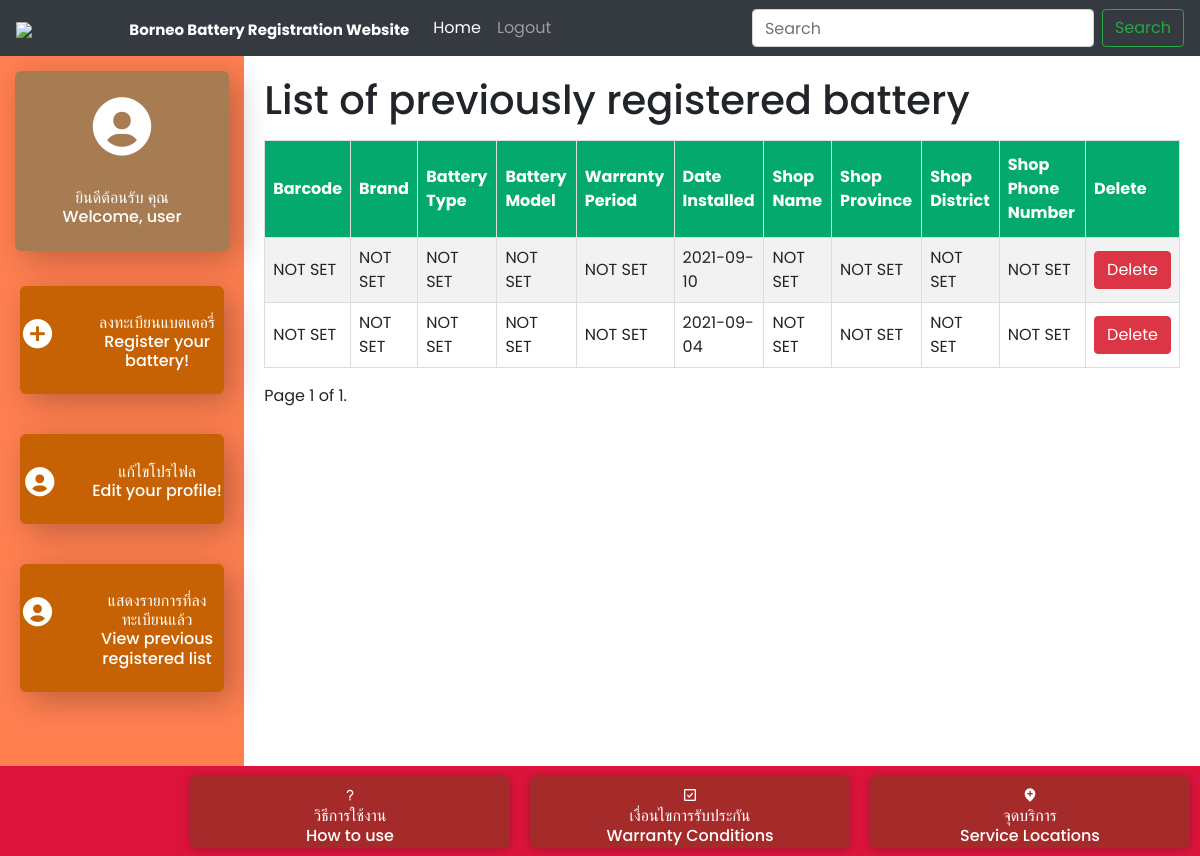
The app's page /index/battery-list (signed in), older data.
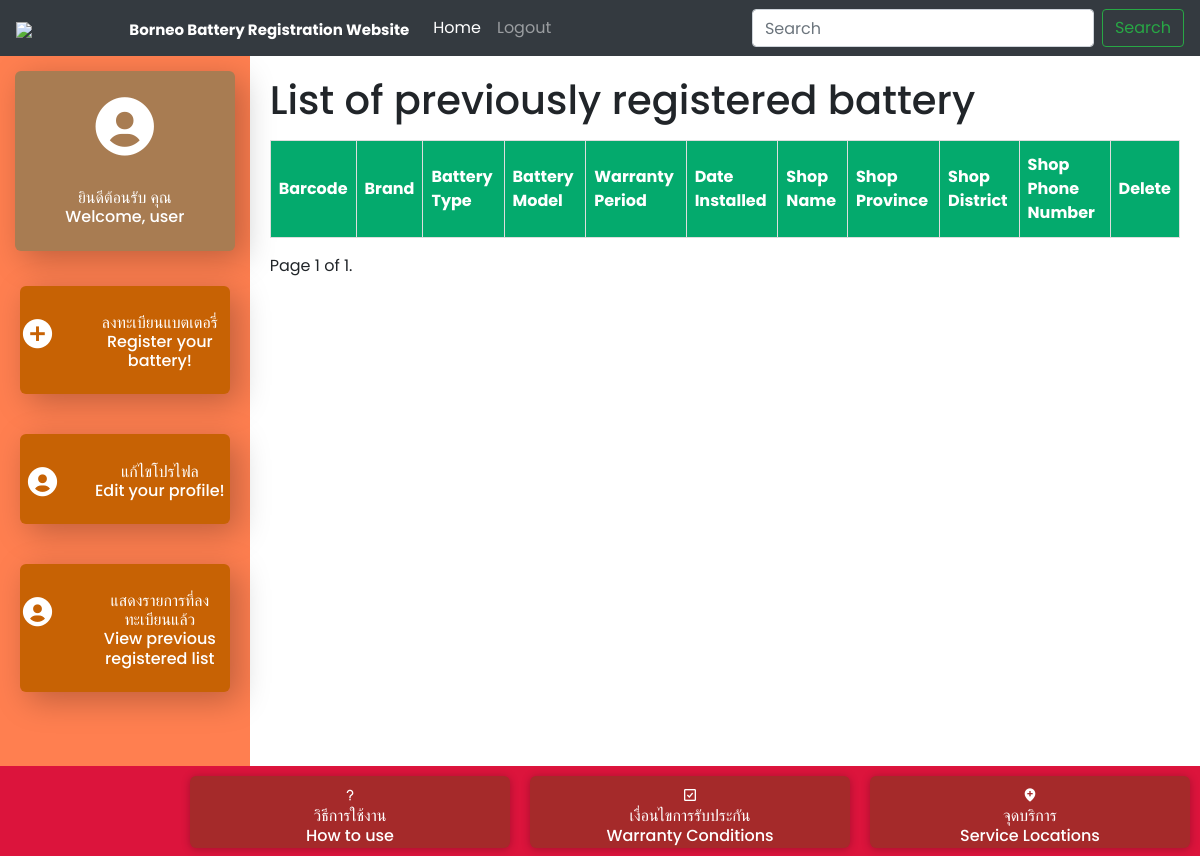
The same page, newer data.
### mainapp/models.py (models this page shows, shortened)
class BatteryWarranty(models.Model):
    profile = models.ForeignKey(Profile, on_delete=models.CASCADE, null=True)
    barcode = models.CharField('Barcode', default="NOT SET", max_length=13)
    brand = models.CharField('Battery Brand', default="NOT SET", max_length=20)
    battery_type = models.CharField('Battery Type', default="NOT SET", max_length=20)
    battery_model = models.CharField('Battery Model', default="NOT SET", max_length=20)
    warranty_period = models.CharField('Warranty Period', default="NOT SET", max_length=20)
    date_installed = models.DateField()
    shop_name = models.CharField('Shop Name', default="NOT SET", max_length=50)
    shop_province = models.CharField('Shop Province', default="NOT SET", max_length=20)
    shop_district = models.CharField('Shop District', default="NOT SET", max_length=20)
    shop_phonenumber = models.CharField('Shop Phone Number', default="NOT SET", max_length=11)

### mainapp/views.py (the view)
# urls.py: path('index/battery-list', views.battery_list, name='battery-list'),
@login_required
def battery_list(request):
    battery_list = BatteryWarranty.objects.filter(profile__user=request.user)
    paginator = Paginator(battery_list, 25)
    page_number = request.GET.get('page')
    page_obj = paginator.get_page(page_number)
    return render(request, 'mainapp/battery-list.html', context={'page_obj': page_obj})

### mainapp/templates/mainapp/battery-list.html (shortened to what this page needs)
{% extends "base.html" %}
{% block navmenu %}
<li class="nav-item active">
    <a class="nav-link" href="{% url 'index' %}">Home <span class="sr-only">(current)</span></a>
  </li>
    {% if user.is_authenticated %}
    <li class="nav-item">
        <a class="nav-link" href="{% url 'logout' %}">Logout</a>
    </li>
    {% endif %}
{% endblock %}
{% block content %}
{% load static %}
    <link rel="stylesheet" href="{% static 'mainapp/index.css' %}">
    <link rel="stylesheet" href="{% static 'mainapp/battery-list.css' %}">
    <link href='https://unpkg.com/boxicons@2.0.9/css/boxicons.min.css' rel='stylesheet'>
    <div class="main_content1">
        <div class="main_content2">
            <div class="regis_menu">
                <div class="user_profile card_menu_bar">
                    <i class='bx bxs-user-circle' ></i>
                    <h1>
                        <br>ยินดีต้อนรับ คุณ {{ user.get_short_name }}
                        <br>Welcome, user {{ user.get_short_name }} </h1>
                </div>
                <a class='button' href="{% url 'register-battery' %}">
                <div class="regis_menu_item card_menu_bar">
                    <i class='bx bxs-plus-circle'></i>
                    <h1>
                        <br>ลงทะเบียนแบตเตอรี่
                        <br>Register your battery!</h1>
                </div>
                </a>
                <a class='button' href="{% url 'profile-edit' %}">
                    <div class="regis_menu_item card_menu_bar">
                        <i class='bx bxs-user-circle'></i>
                        <h1>
                            <br>แก้ไขโปรไฟล
                            <br>Edit your profile!</h1>
                </div>
                </a>
                <a class='button' href="{% url 'battery-list' %}">
                    <div class="regis_menu_item card_menu_bar">
                        <i class='bx bxs-user-circle'></i>
                        <h1>
                            <br>แสดงรายการที่ลงทะเบียนแล้ว
                            <br>View previous registered list</h1>
                </div>
                </a>
            </div>
            <div class="side_content">
                <h1>List of previously registered battery</h1>
                <table id="customers">
                    <tr>
                      <th>Barcode</th>
                      <th>Brand</th>
                      <th>Battery Type</th>
                      <th>Battery Model</th>
                      <th>Warranty Period</th>
                      <th>Date Installed</th>
                      <th>Shop Name</th>
                      <th>Shop Province</th>
                      <th>Shop District</th>
                      <th>Shop Phone Number</th>
                      <th>Delete</th>
                    </tr>
                    {% for battery in page_obj %}
                    {% if battery.profile == user.profile %}
                    <tr>
                        <td>{{ battery.barcode|upper }}</td>
                        <td>{{ battery.brand|upper }}</td>
                        <td>{{ battery.battery_type|upper }}</td>
                        <td>{{ battery.battery_model|upper }}</td>
                        <td>{{ battery.warranty_period|upper }}</td>
                        <td>{{ battery.date_installed|upper }}</td>
                        <td>{{ battery.shop_name|upper }}</td>
                        <td>{{ battery.shop_province|upper }}</td>
                        <td>{{ battery.shop_district|upper }}</td>
                        <td>{{ battery.shop_phonenumber|upper }}</td>
                        <td>
                            <a href="{% url 'battery-remove' battery.id%}" class="btn btn-danger" role="button">Delete</a>
                        </td>
                      </tr>
                    {% endif %}
                    {% endfor %}
                  </table>
                  <div class="pagination">
                    <span class="step-links">
                        <span class="current">
                            Page {{ page_obj.number }} of {{ page_obj.paginator.num_pages }}.
                        </span>
                    </span>
                </div>
            </div>
            <div class="menu_bar">
                <div class="menu_bar_column">
                    <a class='button' href="{% url 'warranty_con' %}">
                        <div class="row card">
                            <h1><i class='bx bx-question-mark'></i>
                            <br>วิธีการใช้งาน
                            <br>How to use</h1>
                        </div>
                    </a>
                    <a class='button' href="{% url 'warranty_con' %}">
                        <div class="row card">
                            <h1><i class='bx bx-check-square' ></i>
                            <br>เงื่อนไขการรับประกัน
                            <br>Warranty Conditions</h1>
                        </div>
                    </a>
                    <a class='button' href="{% url 'warranty_con' %}">
                    <div class="row card">
                        <h1><i class='bx bxs-location-plus' ></i>
                        <br>จุดบริการ
                        <br>Service Locations</h1>
                    </div>
                    </a>
                </div>
            </div>
        </div>
    </div>
{% endblock %}

### mainapp/templates/base.html (shortened to what this page needs)
<!DOCTYPE html>
<html lang="en">
<head>
    {% load static %}
    <link rel="stylesheet" href="{% static 'mainapp/bootstrap.min.css' %}">
    <link href='https://unpkg.com/boxicons@2.0.9/css/boxicons.min.css' rel='stylesheet'>
    <link rel="stylesheet" href="{% static 'mainapp/base.css' %}">
</head>
    <nav class="navbar navbar-expand-lg navbar-dark bg-dark"" style=" background-color: rgba(0,0,0,0.6); backdrop-filter: blur(8px)">
      <a href="{% url 'welcome' %}" class="navbar-brand">
      <img src="https://www.borneothai.com/wp-content/uploads/2019/12/logo.png"
      width=100 class="d-inline-block align-middle mr-2" >
      {% block pagetitle %}
      <span class="text font-weight-bold">Borneo Battery Registration Website</span>
      {% endblock %}
      </a>
      <div class="collapse navbar-collapse" id="navbarSupportedContent">
          <ul class="navbar-nav mr-auto">
            {% block navmenu %}
            {% endblock %}
          </ul>
          {% block search %}
            <form class="form-inline my-2 my-lg-0">
              <input class="form-control mr-sm-2" type="search" placeholder="Search" aria-label="Search">
              <button class="btn btn-outline-success my-2 my-sm-0" type="submit">Search</button>
            </form>
          {% endblock %}
        </div>
    </nav>
    <body>
    {% block content %}
    {% endblock %}
    </body>
    </html>

### mainapp/static/mainapp/index.css (style rules this page uses)
* { font-family: "Poppins", sans-serif; box-sizing: border-box; }
* { box-sizing: border-box; }
.row { width: 50vw; }
img { vertical-align: middle; }
.active, .demo:hover { opacity: 1; }
.side_content { padding: 20px; }
.card { border-radius: 12px; box-shadow: 0 1px 8px rgba(0, 0, 0, 0.25); }
.card_menu_bar { border-radius: 12px; box-shadow: 8px 8px 32px rgba(0, 0, 0, 0.25); }
.main_content1 { display: flex; flex-direction: column; width: 100vw; height: 100vh; background-color: rgb(255, 255, 255); padding-bottom: 600px; }
.main_content2 { display: flex; flex-direction: row; }
@media screen and (min-width: 600px) { .menu_bar { background-color: crimson; display: flex; justify-content: center; height: 90px; width: 100vw; position: fixed; bottom: 0; left: 0; right: 0; } }
.menu_bar .menu_bar_column { display: flex; flex-direction: row; width: 70vw; justify-content: space-between; }
.menu_bar .menu_bar_column .row { border: 10px; border-radius: 6px; background-color: brown; padding: 10px; margin: 10px; width: 20rem; height: 72px; display: flex; justify-content: center; }
.menu_bar .menu_bar_column .row h1 { font-size: medium; color: white; text-align: center; padding-top: 1rem; }
.regis_menu { display: flex; flex-direction: column; width: 30%; height: 100vh; background-color: coral; }
.regis_menu .regis_menu_item { border: 10px; border-radius: 6px; background-color: rgb(199, 98, 4); margin: 20px; display: flex; flex-direction: row; justify-content: center; }
.regis_menu .regis_menu_item i { padding-top: 30px; padding-left: 0px; padding-right: 35px; font-size: 35px; color: white; }
.regis_menu .regis_menu_item h1 { font-size: medium; color: white; text-align: center; padding-top: 0.5rem; padding-bottom: 1rem; }
.regis_menu .user_profile i { font-size: 70px; color: white; text-align: center; padding-top: 20px; }
.regis_menu .user_profile { border: 10px; border-radius: 6px; background-color: rgb(168, 124, 82); margin: 15px; display: flex; flex-direction: column; justify-content: center; }
.regis_menu .user_profile h1 { font-size: medium; color: white; text-align: center; padding-top: 0.5rem; padding-bottom: 1rem; }

### mainapp/static/mainapp/battery-list.css (style rules this page uses)
#customers { font-family: Arial, Helvetica, sans-serif; border-collapse: collapse; width: 100%; display: flex; flex-direction: row; justify-content: flex-end; }
#customers td, #customers th { border: 1px solid #ddd; padding: 8px; }
#customers th { padding-top: 12px; padding-bottom: 12px; text-align: left; background-color: #04AA6D; color: white; }

### mainapp/templates/base.html (style rules this page uses)
html, body { top: 0; bottom: 0; left: 0; right: 0; }
span.text { font-size: 15px; }

Row changes from the older to the newer data that the page shows:
removed BatteryWarranty: barcode "NOT SET", brand "NOT SET", battery_type "NOT SET", battery_model "NOT SET", warranty_period "NOT SET", date_installed "2021-09-10", shop_name "NOT SET", shop_province "NOT SET", shop_district "NOT SET", shop_phonenumber "NOT SET"
removed BatteryWarranty: barcode "NOT SET", brand "NOT SET", battery_type "NOT SET", battery_model "NOT SET", warranty_period "NOT SET", date_installed "2021-09-04", shop_name "NOT SET", shop_province "NOT SET", shop_district "NOT SET", shop_phonenumber "NOT SET"
